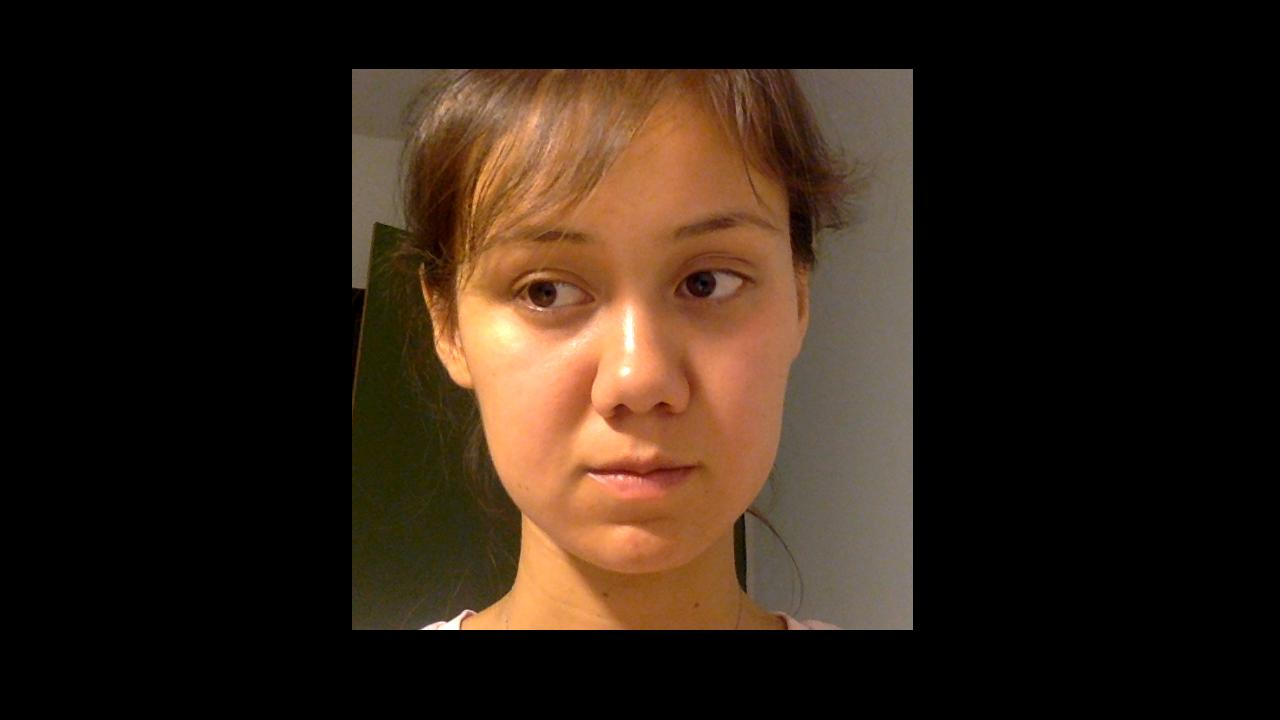
#> input picture P2/4.Eyes_and_gaze/Derecha1.jpg, 1280 x 720 px
$ python captura.py --imagen 4.Eyes_and_gaze/Derecha1.jpg   (older library calls are emulated)
#> lines starting #> are read from the running program, lines starting #| are printed output that depends on the picture; after the words box and inside, x2 and y2 are one past the last pixel; in counts of white or black regions, pixels touching at a corner belong together
### P2/utils.py
import cv2
import numpy as np
from matplotlib import pyplot as plt
from filtroHomorfico import *
import skimage
from skimage import data, color
from skimage.transform import hough_circle, hough_circle_peaks
from skimage.feature import canny
from skimage.draw import circle_perimeter
from skimage.util import img_as_ubyte
from skimage.transform import hough_ellipse
from skimage.draw import ellipse_perimeter
from skimage import exposure


# [12 lines left out: function aumentarContraste, not called in this run]


def kMeans(img,k):
    Z = img.flatten()

    # convert to np.float32
    Z = np.float32(Z)

    # define criteria, number of clusters(K) and apply kmeans()
    criteria = (cv2.TERM_CRITERIA_EPS + cv2.TERM_CRITERIA_MAX_ITER, 10, 1.0)
    K = k
    ret,label,center=cv2.kmeans(Z,K,None,criteria,10,cv2.KMEANS_RANDOM_CENTERS)

    # Now convert back into uint8, and make original image
    center = np.uint8(center)
    res = center[label.flatten()]
    res2 = res.reshape((img.shape))
    return res2


# [212 lines left out: functions coord, hsv, plantilla, other2, elip, draw_circles and 2 more, not called in this run]


def aumentarContraste(img):
    # CLAHE (Contrast Limited Adaptive Histogram Equalization)
    clahe = cv2.createCLAHE(clipLimit=3., tileGridSize=(8,8))

    lab = cv2.cvtColor(img, cv2.COLOR_BGR2LAB)  # convert from BGR to LAB color space
    l, a, b = cv2.split(lab)  # split on 3 different channels

    l2 = clahe.apply(l)  # apply CLAHE to the L-channel

    lab = cv2.merge((l2,a,b))  # merge channels
    img2 = cv2.cvtColor(lab, cv2.COLOR_LAB2BGR)  # convert from LAB to BGR
    return img2

# [68 lines left out: functions auto_canny, prueba, detectC, not called in this run]


'''for center_y, center_x, radius in zip(cy, cx, radii):

    value = image[center_y,center_x]
    if (center_y > part) and (center_y < (2*part)) and (value == minimo):
        if (center_x < mitad):
            side.append('Right')
        elif (center_x > mitad):
            side.append('Left')
        else:
            side.append('Center')
        #cv2.rectangle(image1,(center_x,center_y),(center_x,center_y),(0,255,0),2)
        #cv2.rectangle(image1,(center_x,center_y),(center_x,center_y),(255,0,0),2)
        #print(center_x,center_y)
        circy, circx = circle_perimeter(center_y, center_x, radius)
        image1[circy, circx] = (220, 20, 20)'''


'''if bgr_img.shape[-1] == 3:           # color image
    b,g,r = cv2.split(bgr_img)       # get b,g,r
    rgb_img = cv2.merge([r,g,b])     # switch it to rgb
    bgr_img = aumentarContraste(bgr_img)
    gray_img = cv2.cvtColor(bgr_img, cv2.COLOR_BGR2GRAY)
    gray_img = cv2.equalizeHist(gray_img)
else:
    gray_img = bgr_img

#img = cv2.medianBlur(gray_img, 5)
#img = cv2.medianBlur(gray_img, 10)
#img = cv2.bilateralFilter(gray_img,5,50,50)
resized = cv2.resize(gray_img, (100,100), interpolation = cv2.INTER_AREA)
cv2.imshow("",resized)
k = cv2.waitKey(0)
if k == 27:         # wait for ESC key to exit
    cv2.destroyAllWindows()'''
# [4 lines of commented-out code are left out]
'''img =  cv2.GaussianBlur(img,(5,5),0)
img = cv2.resize(img, (100,100), interpolation = cv2.INTER_AREA)
cv2.imshow("",img)
k = cv2.waitKey(0)
if k == 27:         # wait for ESC key to exit
    cv2.destroyAllWindows()
width = 150
h,w = gray_img.shape[0],gray_img.shape[1]
r = width / float(w)
dim = (width, int(h * r))
img = cv2.resize(gray_img, dim, interpolation = cv2.INTER_AREA)

img =  cv2.GaussianBlur(img,(9,9),10)
#img = cv2.Canny(img, 100, 150)

cv2.imshow("",img)
k = cv2.waitKey(0)
if k == 27:         # wait for ESC key to exit
    cv2.destroyAllWindows()
#circles = cv2.HoughCircles(img,cv2.HOUGH_GRADIENT,1,20,param1=50,param2=30,minRadius=0,maxRadius=0)
circles = cv2.HoughCircles(img,cv2.HOUGH_GRADIENT,1,20,param1=50,param2=35,minRadius=0,maxRadius=0)
print(circles.shape[1])
circles = np.uint16(np.around(circles))
cimg = cv2.cvtColor(img,cv2.COLOR_GRAY2BGR)
for i in circles[0,:]:
    # draw the outer circle
    cv2.circle(cimg,(i[0],i[1]),i[2],(0,255,0),2)
    # draw the center of the circle
    cv2.circle(cimg,(i[0],i[1]),2,(0,0,255),3)

plt.subplot(121),plt.imshow(rgb_img)
plt.title('Input Image'), plt.xticks([]), plt.yticks([])
plt.subplot(122),plt.imshow(cimg)
plt.title('Hough Transform'), plt.xticks([]), plt.yticks([])
plt.show()'''


'''
eyes = eye_cascade.detectMultiScale(roi2_g,scale_factor,min_neighbors) #usamos clasificador
eyes_list = []
for (ex,ey,ew,eh) in eyes:
    cv2.rectangle(roi2,(ex,ey),(ex+ew,ey+eh),(0,255,0),2) #para marcar los ojos en la imagen en color
    eye = roi2[ey+(int(eh/3)):ey+eh-(int(eh/3)),ex:ex+ew] #selecciono la zona mas proxima a los ojos
    eye_g = cv2.cvtColor(eye,cv2.COLOR_BGR2GRAY)
    eye_g = cv2.equalizeHist(eye_g)
    eye1 = kMeans(eye_g,3) #aplico el algoritmo de division de regiones
    eyes_list.append(eye1)
    # PRUEBAS INFRUCTUOSAS(DE MOMENTO)
   cv2.imshow("sad",eye1)
    k = cv2.waitKey(0)
    if k == 27:         # wait for ESC key to exit
        cv2.destroyAllWindows()
    cv2.imshow("sasdaad",eye)
    k = cv2.waitKey(0)
    if k == 27:         # wait for ESC key to exit
        cv2.destroyAllWindows()
    eye_g = cv2.cvtColor(eye,cv2.COLOR_BGR2GRAY)
    eye1 = cv2.adaptiveThreshold(eye_g,255,cv2.ADAPTIVE_THRESH_MEAN_C,\
            cv2.THRESH_BINARY,25,2)
    cv2.imshow("sasdaad",eye1)
    k = cv2.waitKey(0)
    if k == 27:         # wait for ESC key to exit
        cv2.destroyAllWindows()
    eye = blob(eye1)
    if eye is not None:
        cv2.imshow("sad",eye)
        k = cv2.waitKey(0)
        if k == 27:         # wait for ESC key to exit
            cv2.destroyAllWindows()

if (len(eyes_list)) == 0: #SI EL CLASIFICADOR NO ENCUENTRA LA CARA -> TERMINAR EJECUCION
    print("No se ha encontrado los ojos\n")
    sys.exit()

lookSide = [] #lista para guardar la distintas direcciones de los ojos que puede pillar(A LO MEJOR SE PUEDEN ELIMINAR AQUELLOS QUE NO CREAMOS UTILES)
for i in eyes_list:
    part = int(round(i.shape[1]/3)) # SE USA PARA DIVIDIR OJO EN 3 PARTES
    roi1_eye = i[:,:part]
    roi2_eye = i[:,part:2*part]
    roi3_eye = i[:,2*part:]
    part1 = np.sum(roi1_eye == np.min(i)) #MIRAMOS PORCENTAJE DE NEGRO
    part2 = np.sum(roi2_eye == np.min(i))
    part3 = np.sum(roi3_eye == np.min(i))
    part1w = np.sum(roi1_eye == np.max(i)) #MIRAMOS PORCENTAJE DE BLANCO
    part2w = np.sum(roi2_eye == np.max(i))
    part3w = np.sum(roi3_eye == np.max(i))
    print(part1,part2,part3)
    print(part1w,part2w,part3w)
    if ((part1 > part3) and (part2>part3)): #seguro se puede mejorar
    #if ((part1 > part3) or (part2>part3)) and ((part1>part2)or(part2>part1)):
    #if (part1 +part2) > part3:
        lookSide.append('Right')
    #elif (part2+part3)>part1:
    #elif ((part2 > part1) or (part3>part1)):
    else:
        lookSide.append('Left')
    if part3 > part1:
        lookSide.append('Left')
    else:
        lookSide.append('Right')

    #SI DESCOMENTAS LO SIGUIENTE PUEDES MIRAR SI LOS VA DIVIDIENDO MAS O MENOS BIEN
    cv2.imshow("roi1",roi1_eye)
    cv2.imshow("roi2",roi2_eye)
    cv2.imshow("roi3",roi3_eye)
    k = cv2.waitKey(0)
    if k == 27:         # wait for ESC key to exit
        cv2.destroyAllWindows()
    print(lookSide)

#---------------------------OBTENER DIRECCION---------------------------------#
side = 'undefined'
if not lookSide:
    print("No se ha definido la direccion de la mirada\n")
    sys.exit()
elif ((lookSide.count('Right')) == (len(lookSide))) or ((lookSide.count('Right')) > (lookSide.count('Left'))):
    side = 'Right'
elif ((lookSide.count('Left')) == (len(lookSide))) or ((lookSide.count('Right')) < (lookSide.count('Left'))):
    side = 'Left'
#---------------------------------------------------------------------------#
'''

### P2/utils2.py
import cv2
import numpy as np
from matplotlib import pyplot as plt
from filtroHomorfico import *
import skimage
from skimage import data, color
from skimage.transform import hough_circle, hough_circle_peaks
from skimage.feature import canny
from skimage.draw import circle_perimeter
from skimage.util import img_as_ubyte
from skimage.transform import hough_ellipse
from skimage.draw import ellipse_perimeter
from skimage import exposure
from utils import *


def houg2(image):

    image = aumentarContraste(image) #aumentar contraste de la imagen
    #---------------------------------------------------------------------------#
    width = 150
    h,w = image.shape[0],image.shape[1]     #redimensionamos imagen
    r = width / float(w)
    dim = (width, int(h * r))
    image = cv2.resize(image, dim, interpolation = cv2.INTER_AREA)
    #---------------------------------------------------------------------------#

    image = cv2.fastNlMeansDenoisingColored(image,None,11,11,7,21) #elimianos ruido en imagen en color
    cv2.imshow('',image)

    #---------------------------------------------------------------------------#
    image = cv2.cvtColor(image,cv2.COLOR_BGR2GRAY)  #convertimos imagen a escala de grises
    image =  cv2.GaussianBlur(image,(11,11),12)      #suavizamos con filtro gaussiano
    image = cv2.equalizeHist(image)                 #mejoramos contraste
    #---------------------------------------------------------------------------#

    edges = canny(image, sigma=2, low_threshold=15, high_threshold=50) #detectamos bordes en la imagen
    # Detect two radii
    hough_radii = np.arange(20, 50, 1)  #determinamos tamaño de los radios
    hough_res = hough_circle(edges, hough_radii)

    # Select the most prominent 5 circles
    accums, cx, cy, radii = hough_circle_peaks(hough_res, hough_radii,
                                            total_num_peaks=3)
    valores = []
    radio1 = []
    for center_y, center_x, radius in zip(cy, cx, radii):
        valores.append(image[center_y,center_x])
        radio1.append(radius)
    #print(valores)
    minimo = np.amin(valores)
    maxr = np.max(radio1)
    #print(minimo)
    mitad = int(round(image.shape[1]/2))
    '''cv2.imshow("",image[:,:mitad])
    k = cv2.waitKey(0)
    if k == 27:         # wait for ESC key to exit
        cv2.destroyAllWindows()
    cv2.imshow("",image[:,mitad:])
    k = cv2.waitKey(0)
    if k == 27:         # wait for ESC key to exit
        cv2.destroyAllWindows()'''
    #fig, ax = plt.subplots(ncols=1, nrows=1, figsize=(10, 4))
    image1 = color.gray2rgb(image)
    side = []

    y = []
    x = []
    radio = []
    for center_y, center_x, radius in zip(cy, cx, radii):
        value = image[center_y,center_x]
        #if (center_y > part) and (center_y < (2*part)) and (value == minimo):
        if (radius == maxr):
            y.append(center_y)
            x.append(center_x)
            radio.append(radius)
    x = int(np.mean(x))
    y = int(np.mean(y))
    radio = int(np.mean(radio))
    image_aux = image[y-radio:y+radio,x-radio:x+radio] #se usa y para detectar
    #image = kMeans(image,2)
    if (x-(radio*2)) > 0:
        dch = image[int(round(y-radio/2)):int(round(y+radio/2)),x-(radio*2):x-radio]
        izq = image[int(round(y-radio/2)):int(round(y+radio/2)),x+radio:x+(radio*2)]
    else:
        print(x,radio,x-(radio+int(round(radio/5))),x-radio)
        dch = image[int(round(y-radio/2)):int(round(y+radio/2)),x-(radio+int(round(radio/5))):x-radio]
        izq = image[int(round(y-radio/2)):int(round(y+radio/2)),x+radio:x+radio+int(round(radio/5))]
    #print(dch.shape,izq.shape)
    dch = kMeans(dch,2)
    izq = kMeans(izq,2)

    print('PARTE DERECHA BLANCO : ',np.sum(dch == np.max(dch)),'NEGRO :',np.sum(dch == np.min(dch)))
    print('PARTE IZQUIERDA BLANCO : ',np.sum(izq == np.max(izq)),'NEGRO :',np.sum(izq == np.min(izq)))
    cv2.circle(image1,(x,y),radio,(0,255,0),2)
    cv2.imshow('',image1)
    k = cv2.waitKey(0)
    if k == 27:         # wait for ESC key to exit
        cv2.destroyAllWindows()
    if (x < mitad):
        side.append('Right')
    elif (x > mitad):
        side.append('Left')
    else:
        side.append('Center')

    #ax.imshow(image1, cmap=plt.cm.gray)
    #plt.show()
    return side, np.sum(dch == np.max(dch)),np.sum(izq == np.max(izq))

# [91 lines left out: function hougN, not called in this run]

### P2/captura.py
import numpy as np
import cv2
import argparse
import imutils
import sys
from utils import *
from utils2 import *
from PIL import Image, ImageEnhance

#---------------------------------------------------------------------------#
#img = cv2.imread('4.Eyes_and_gaze\Derecha1.jpg')
#img = cv2.imread('he.jpeg')
#coger argumentos de entrada
#---------------------------------------------------------------------------#
ap = argparse.ArgumentParser()
ap.add_argument("-i", "--imagen", required=True)
args = vars(ap.parse_args()) #{'plantilla':'plantilla','imagen': 'img'}
#---------------------------------------------------------------------------#

#CARGAR IMAGEN Y PREPROCESAR
#---------------------------------------------------------------------------#
img = cv2.imread(args['imagen'])
#> img is the input picture: shape (720, 1280, 3); mean B, G, R 21.2, 32.5, 46.5
gray = cv2.cvtColor(img, cv2.COLOR_BGR2GRAY) #imagen a escala de grises
equal = cv2.equalizeHist(gray) #ecualizacion de histograma para imagenes oscuras
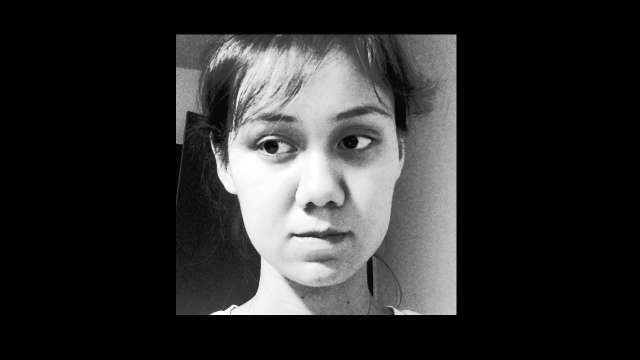
#> equal: shape (720, 1280) (shown at 1/2 size); min 0, max 255, mean 45.1
#---------------------------------------------------------------------------#

#CARGAR CLASIFICADOR HAARCASCADE
#---------------------------------------------------------------------------#
face_cascade = cv2.CascadeClassifier('haarcascade_frontalface_alt.xml')
eye_cascade = cv2.CascadeClassifier('haarcascade_eye.xml')
scale_factor=1.3
min_neighbors=5
#DETECTAR CARA
faces = face_cascade.detectMultiScale(equal, scale_factor, min_neighbors)    #usa la imagen en escala de grises para detectar mejor
#> faces = [[403, 106, 465, 465]]
#---------------------------------------------------------------------------#

#----------------------------PILLAMOS REGION CARA---------------------------#
face = None
for (x,y,w,h) in faces:
    cv2.rectangle(img,(x,y),(x+w,y+h),(255,0,0),2)
    face = img[y:y+h, x:x+w]
    face_gray = equal[y:y+h, x:x+w]
#> this loop made 1 pass
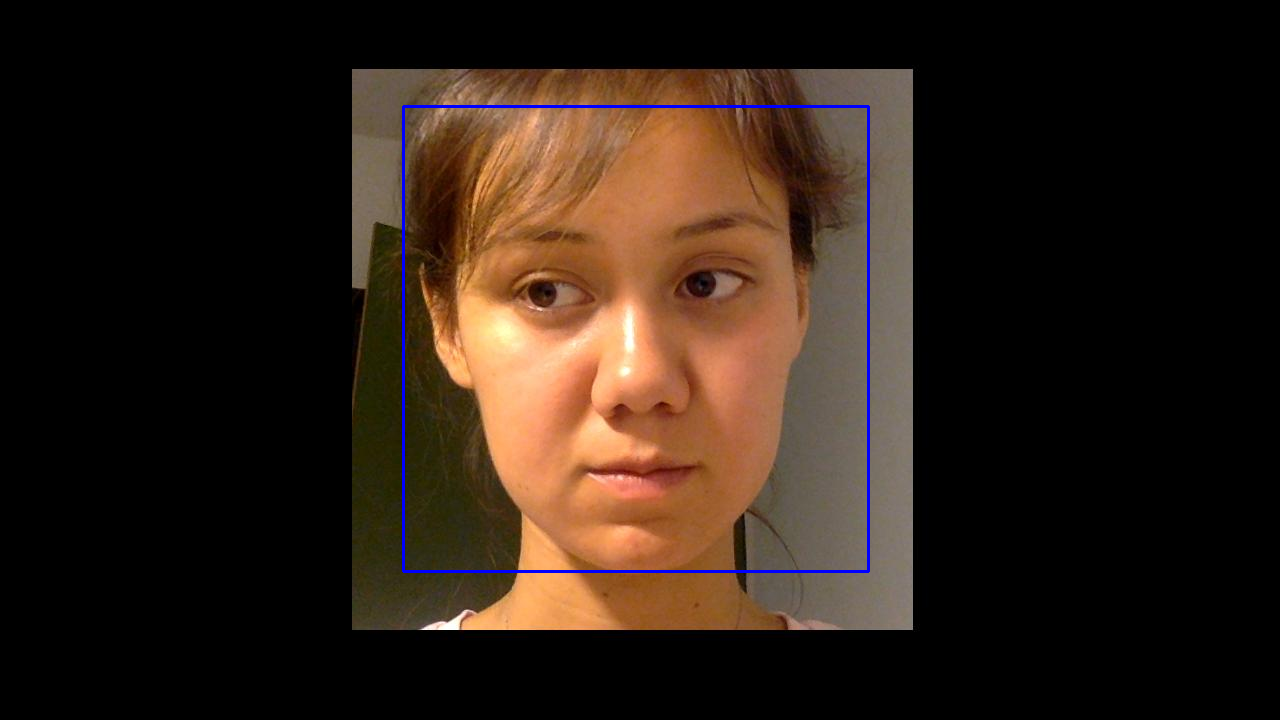
#> img: shape (720, 1280, 3); 0.61% of pixels changed, all inside (x1, y1, x2, y2) = (402, 105, 870, 573)

eyes = eye_cascade.detectMultiScale(face_gray,scale_factor,min_neighbors)
#> eyes = [[247, 117, 113, 113], [93, 131, 107, 107]]

ojos = []
for (ex,ey,ew,eh) in eyes:
    cv2.rectangle(face,(ex,ey),(ex+ew,ey+eh),(0,255,0),2) #para marcar los ojos en la imagen en color
    eye = face[ey:ey+eh,ex:ex+ew]#aqui seleccionamos el contorno de cada ojo
    part = int(round(eye.shape[0]/3))
    part2 = int(round(eye.shape[1]/6))
    eye = eye[part:part*2,part2:-part2]
    ojos.append(eye)
#> this loop made 2 passes
#> (ex, ey, ew, eh, part, part2) on passes 1 to 2: (247, 117, 113, 113, 38, 19), (93, 131, 107, 107, 36, 18)
#> pass 1, `eye = face[ey:ey+eh,ex:ex+ew]#aqui seleccionamos el contorno de cada ojo`:
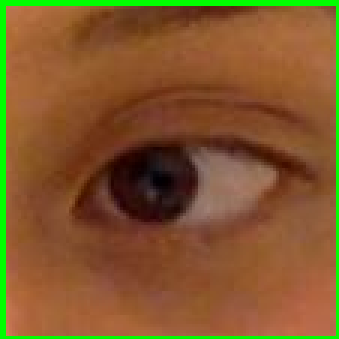
#> eye: shape (113, 113, 3) (shown 3 times larger); mean B, G, R 43.9, 88.5, 128
#> after the loop:
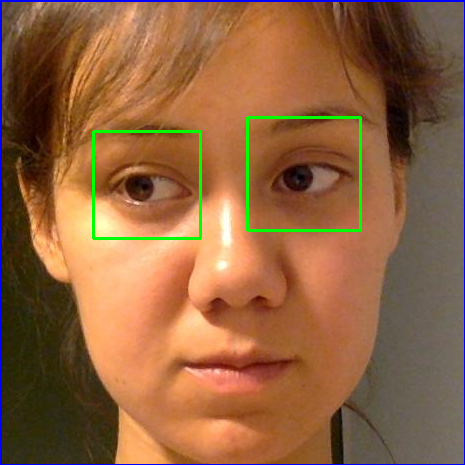
#> face: shape (465, 465, 3); mean B, G, R 63.9, 99, 144
#> after the loop, ojos = 2 items

lookSide = []
L1,d1,i1 = houg2(ojos[0])
#> in houg2, `edges = canny(image, sigma=2, low_threshold=15, high_threshold=50)`:
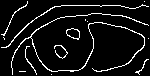
#> edges: shape (76, 150) bool; 7.8% white in thin lines or dots
#> in houg2, `accums, cx, cy, radii = hough_circle_peaks(hough_res, hough_radii, tot..`: accums = [0.351, 0.35, 0.324]; cx = [64, 66, 63]; cy = [45, 43, 42]; radii = [29, 27, 30]
#> the loop in houg2, `for center_y, center_x, radius in zip(cy, cx, radii):` made 3 passes
#> (center_y, center_x, radius) on passes 1 to 3: (45, 64, 29), (43, 66, 27), (42, 63, 30)
#> after the loop in houg2, `for center_y, center_x, radius in zip(cy, cx, radii):`: valores = [33, 5, 15]
#> in houg2, `minimo = np.amin(valores)`: minimo = 5
#> in houg2, `maxr = np.max(radio1)`: maxr = 30
#> the loop in houg2, `for center_y, center_x, radius in zip(cy, cx, radii):` made 3 passes
#> (center_y, center_x, radius, value) on passes 1 to 3: (45, 64, 29, 33), (43, 66, 27, 5), (42, 63, 30, 15)
#> after the loop in houg2, `for center_y, center_x, radius in zip(cy, cx, radii):`: radio = [30]; x = [63]; y = [42]
#> in houg2, `x = int(np.mean(x))`: x = 63
#> in houg2, `y = int(np.mean(y))`: y = 42
#> in houg2, `radio = int(np.mean(radio))`: radio = 30
#> in kMeans, `Z = img.flatten()`: Z = 900 values, max 240 at index 871, min 22 at index 886, mean 141.4
#> in kMeans, `criteria = (cv2.TERM_CRITERIA_EPS + cv2.TERM_CRITERIA_MAX_ITER, 10, 1.0)`: criteria = (3, 10, 1)
#> in kMeans, `ret,label,center=cv2.kmeans(Z,K,None,criteria,10,cv2.KMEANS_RANDOM_CEN..`: ret = 622510.7; label = 900 values, max 1 at index 0, min 0 at index 5, mean 0.51; center = [96.92, 184.1]
#> in kMeans, `center = np.uint8(center)`: center = [96, 184]
#> in kMeans, `res = center[label.flatten()]`: res = 900 values, max 184 at index 0, min 96 at index 5, mean 140.9
#| PARTE DERECHA BLANCO :  459 NEGRO : 441
#| PARTE IZQUIERDA BLANCO :  841 NEGRO : 59
#> in houg2, `cv2.circle(image1,(x,y),radio,(0,255,0),2)`:
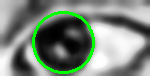
#> image1: shape (76, 150, 3); mean R, G, B 122.7, 135.2, 122.7
#> (key Esc is pressed here)
#> L1 = ['Right']; d1 = 459; i1 = 841
L2,d2,i2 = houg2(ojos[1])
#> in houg2 (call 2), `accums, cx, cy, radii = hough_circle_peaks(hough_res, hough_radii, tot..`: accums = [0.357, 0.333, 0.306]; cx = [59, 60, 112]; cy = [41, 42, 39]; radii = [29, 28, 24]
#> the loop in houg2 (call 2), `for center_y, center_x, radius in zip(cy, cx, radii):` made 3 passes
#> (center_y, center_x, radius) on passes 1 to 3: (41, 59, 29), (42, 60, 28), (39, 112, 24)
#> after the loop in houg2 (call 2), `for center_y, center_x, radius in zip(cy, cx, radii):`: valores = [68, 80, 224]
#> in houg2 (call 2), `minimo = np.amin(valores)`: minimo = 68
#> in houg2 (call 2), `maxr = np.max(radio1)`: maxr = 29
#> the loop in houg2 (call 2), `for center_y, center_x, radius in zip(cy, cx, radii):` made 3 passes
#> (center_y, center_x, radius, value) on passes 1 to 3: (41, 59, 29, 68), (42, 60, 28, 80), (39, 112, 24, 224)
#> after the loop in houg2 (call 2), `for center_y, center_x, radius in zip(cy, cx, radii):`: radio = [29]; x = [59]; y = [41]
#> in houg2 (call 2), `x = int(np.mean(x))`: x = 59
#> in houg2 (call 2), `y = int(np.mean(y))`: y = 41
#> in houg2 (call 2), `radio = int(np.mean(radio))`: radio = 29
#> in houg2 (call 2), `izq = image[int(round(y-radio/2)):int(round(y+radio/2)),x+radio:x+(rad..`:
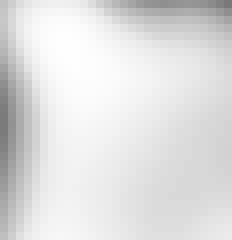
#> izq: shape (30, 29) (shown 8 times larger); min 121, max 254, mean 223.5
#| PARTE DERECHA BLANCO :  382 NEGRO : 488
#| PARTE IZQUIERDA BLANCO :  739 NEGRO : 131
#> (key Enter is pressed here)
#> L2 = ['Right']; d2 = 382; i2 = 739
#hsv(ojoDerecho)
#hsv(ojoIzquierdo)
lookSide = L1 + L2
#> lookSide = ['Right', 'Right']
if (d1+d1)>(i1+i2):
    lookSide.append('Left')
else:
    lookSide.append('Right')
#print (lookSide)
#---------------------------------------------------------------------------#
side = 'undefined'
if not lookSide:
    print("No se ha definido la direccion de la mirada\n")
    sys.exit()
elif ((lookSide.count('Right')) == (len(lookSide))) or ((lookSide.count('Right')) > (lookSide.count('Left'))):
    side = 'Right'
elif ((lookSide.count('Left')) == (len(lookSide))) or ((lookSide.count('Right')) < (lookSide.count('Left'))):
    side = 'Left'
#---------------------------------------------------------------------------#
#--------------------------------VISUALIZAMOS-------------------------------#
#---------------------------------------------------------------------------#
font                   = cv2.FONT_HERSHEY_SIMPLEX
#> font = 0
bottomLeftCornerOfText = (10,500)
fontScale              = 1
fontColor              = (255,255,255)
lineType               = 2
cv2.putText(img ,side, bottomLeftCornerOfText, font, fontScale,fontColor,lineType)
cv2.imshow(side,img)
k = cv2.waitKey(0)
#> (key Esc is pressed here)
if k == 27:         # wait for ESC key to exit
    cv2.destroyAllWindows()
